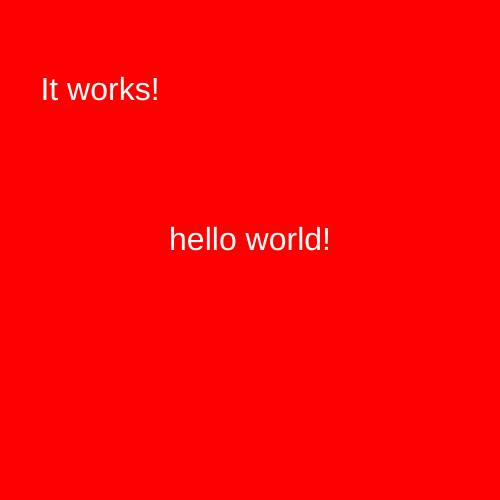
Frame 1 (no input)
Frame 60 (no input): identical to frame 1, image omitted
Frame 120 (the mouse pressed at the canvas centre since frame 60): identical to frame 1, image omitted

The p5.js sketch that drew this single still picture (run headless with seeded random() and noise() and a simulated clock; from frame 60 on, the mouse is pressed at the canvas centre):

// p5.js sketch
// ── sketch.js
function setup() {
  createCanvas(500, 500);
  textAlign(CENTER) ;
}

function draw() {
  background('red') ;
  fill('white') ;
  textSize(32) ;
  text("hello world!", 250, 250) ;
  text("It works!", 100, 100) ;
}
